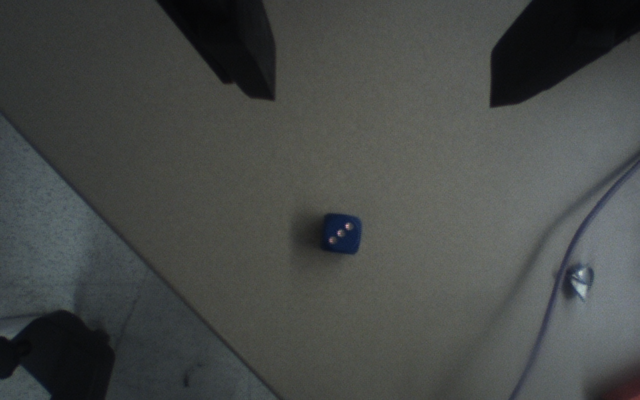
#> input picture src/cv/images/imgmid3.png, 640 x 400 px
$ jupyter execute --allow-errors test_crop_image.ipynb   (older library calls are emulated)
#> lines starting #> are read from the running program, lines starting #| are printed output that depends on the picture
#> further down, img is the input picture: shape (400, 640, 3); mean B, G, R 71.7, 73.5, 70.7
### src/cv/lib_cv_detection.py
#!/usr/bin/env python2
# -*- coding: utf-8 -*-

from PIL import Image
import cv2
import numpy as np
from lib_image_seg.lib_seg import *
from random import random
import numpy
from matplotlib import pyplot as plt
from datetime import datetime


# def labeled_img = color_seg(img0):
# def res_ellipse, res_rects = find_squares(labeled_img):
def calc_distance(x1,y1,x2,y2):
    return sqrt( (x1-x2)**2+(y1-y2)**2)


# [27 lines left out: functions extract_rect, extract_ellipse, rander_color, not called in this run]

def pil2cv(pil_image):
    open_cv_image = np.array(pil_image)
    # Convert RGB to BGR
    open_cv_image = open_cv_image[:, :, ::-1].copy()
    return open_cv_image

# [24 lines left out: functions cv2pil, get_labeled_image, not called in this run]

def equalize_image(img, filter_size=5):
#> called with filter_size = 0
    img_yuv = cv2.cvtColor(img, cv2.COLOR_BGR2YUV)
#> img_yuv: shape (400, 640, 3); mean of channels 0, 1, 2 72.5, 127.6, 126.4
    img_yuv[:,:,0] = cv2.equalizeHist(img_yuv[:,:,0])
#> img_yuv: shape (400, 640, 3); mean of channels 0, 1, 2 129.3, 127.6, 126.4
    # convert the YUV image back to RGB format
    img_output = cv2.cvtColor(img_yuv, cv2.COLOR_YUV2BGR)
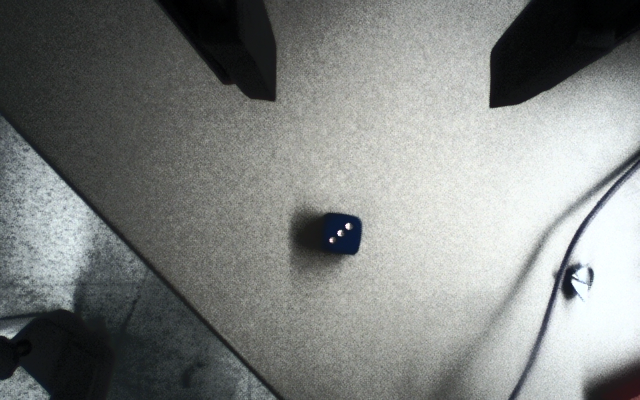
#> img_output: shape (400, 640, 3); mean B, G, R 128.5, 130.4, 127.4
    if filter_size>0:
        kernel = np.ones((filter_size,filter_size),np.float32)/(filter_size*filter_size)
        img_output = cv2.filter2D(img_output,-1,kernel)

    return img_output

# Segment image, return the labeled_img
def color_seg(img0,
        neighbor = 8,
        sigma = 0.5,
        K = 1000.0,
        min_size = 100):
    size = (img0.shape[1], img0.shape[0])

    img=pil2cv(img0)
    # img.show()

    try:
        neighbor = int(sys.argv[2])
        if neighbor != 4 and neighbor!= 8:
            print 'Invalid neighborhood choosed. The acceptable values are 4 or 8.'
            print 'Segmenting with 4-neighborhood...'
        sigma = float(sys.argv[1])
        K = float(sys.argv[3])
        min_size = int(sys.argv[4])
    except:
        pass

    grid = gaussian_grid(sigma)

    b,g,r = cv2.split(img)

    r = filter_image(r, grid)
    g = filter_image(g, grid)
    b = filter_image(b, grid)


    smooth = (r, g, b)
    diff = diff_rgb

    # print "before building graph"

    graph = build_graph(smooth, size[1], size[0], diff, neighbor == 8)
    forest = segment_graph(graph, size[0]*size[1], K, min_size, threshold)

    # seg_result_image = generate_image(forest, size[1], size[0])
    labeled_img = get_labeled_image(forest, size[1], size[0])

    # print 'Number of components: %d' % forest.num_sets

    return labeled_img

# input a image with multiple labels (mask s), find the squares inside them
# [137 lines left out: functions find_squares, find_square, not called in this run]


# This calls: equalize_image, color_seg, find_squares, to find all the squares(objects)
def find_all_objects(img0,
        IMAGE_RESIZE_SCALE=1,
        CHANGE_TO_HSV=False,
        K=800,
        sigma=0.5
    ):
#> called with IMAGE_RESIZE_SCALE = 0.25, CHANGE_TO_HSV = False, K = 10000, sigma = 0
    img=img0.copy()

    # --------------------------------------------------
    # preprocess image
    if CHANGE_TO_HSV != 1:
        img = cv2.resize(img, (0,0), fx=IMAGE_RESIZE_SCALE, fy=IMAGE_RESIZE_SCALE,
            interpolation = cv2.INTER_NEAREST)
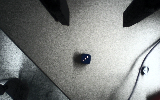
#> img: shape (100, 160, 3); mean B, G, R 128, 129.4, 126.5

    # img=equalize_image(img)
    if CHANGE_TO_HSV:
        img=cv2.cvtColor(img, cv2.COLOR_RGB2HSV)
    height, width, depth = img.shape
#> height = 100; width = 160; depth = 3


    # Segment image, and then label them
    # print "start segmenting image"
    labeled_img=color_seg(img, neighbor = 4,
        sigma = sigma,
        K = K,
        min_size = 200)

    # Find the squares(object)
    res_rects = find_squares(labeled_img)

    # Restore the scale of the rects
    if CHANGE_TO_HSV != 1:
        res_rects = [rect/IMAGE_RESIZE_SCALE for rect in res_rects]
        labeled_img = cv2.resize(labeled_img, (0,0),
                fx=1/IMAGE_RESIZE_SCALE, fy=1/IMAGE_RESIZE_SCALE,
                interpolation = cv2.INTER_NEAREST)
    return res_rects, labeled_img

    '''
    Test case {
        // add later
    }
    '''

# draw the colored_image with marked rectangulars of objects
# [195 lines left out: functions find_all_objects_then_draw, refine_image_mask, find_object_in_middle, get_color_median, crop_image, create_blob_detector and 1 more, not called in this run]


def classify_dice_color(color):
    # NOT IMPLEMENTED
    return str(color)

# ----------------------------- input / output ----------------------
def imshow(img):
    plt.imshow(cv2.cvtColor(img, cv2.COLOR_BGR2RGB))

# [4 lines left out: function getstrtime, not called in this run]

### src/cv/test_crop_image.ipynb
[cell 1]
import cv2
import numpy
from matplotlib import pyplot as plt
from lib_image_seg.lib_seg import *
from lib_cv_detection import *

[cell 2]
def crop_image(img0, rect):
    img=img0.copy()
    minx=max(0,min(rect[:,0]))
    maxx=min(img.shape[1]-1,max(rect[:,0]))
    miny=max(0,min(rect[:,1]))
    maxy=min(img.shape[0]-1,max(rect[:,1]))
    return img[miny:maxy, minx:maxx]

[cell 3]
filename="images/imgmid3.png"
img=cv2.imread(filename)
img=equalize_image(img, filter_size=0)
imshow(img)
plt.show()

#> (a cell that did not finish here is left out)

#> (a cell that did not finish here is left out)

$ run again, with src/cv/images/imgmid1.png copied over src/cv/images/imgmid3.png
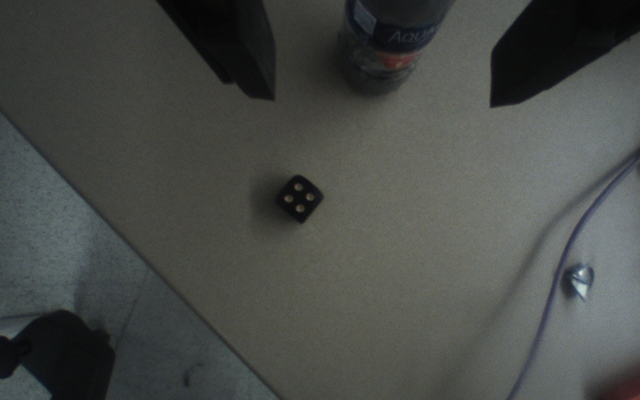
#> input picture src/cv/images/imgmid1.png, 640 x 400 px
#> img is the input picture: shape (400, 640, 3); mean B, G, R 72, 75.3, 72.5
#> in equalize_image, `img_output = cv2.cvtColor(img_yuv, cv2.COLOR_YUV2BGR)`:
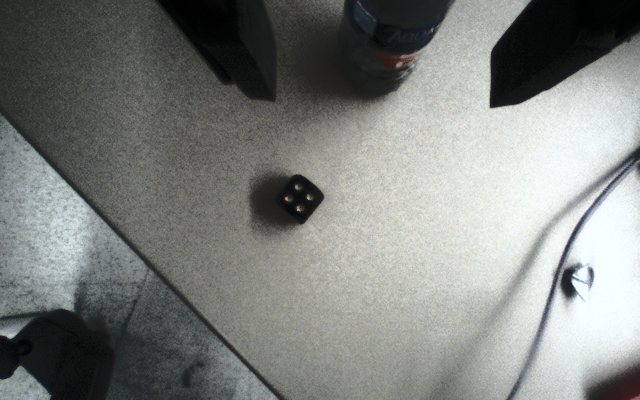
#> img_output: shape (400, 640, 3); mean B, G, R 126.9, 130.1, 127.2
#> in find_all_objects, `img = cv2.resize(img, (0,0), fx=IMAGE_RESIZE_SCALE, fy=IMAGE_RESIZE_SC..`:
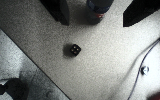
#> img: shape (100, 160, 3); mean B, G, R 126.5, 129.3, 126.4
